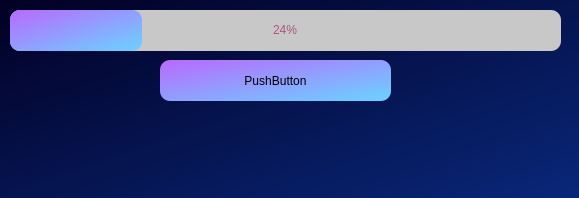
<?xml version="1.0" encoding="UTF-8"?>
<ui version="4.0">
 <class>MainWindow</class>
 <widget class="QMainWindow" name="MainWindow">
  <property name="geometry">
   <rect>
    <x>0</x>
    <y>0</y>
    <width>579</width>
    <height>198</height>
   </rect>
  </property>
  <property name="windowTitle">
   <string>MainWindow</string>
  </property>
  <property name="styleSheet">
   <string notr="true">background-color: qlineargradient(spread: pad, x1:0, y1:0, x2:1, y2:1, stop: 0 rgba(2,0,36,1), stop: 1  rgba(9,39,121,1));</string>
  </property>
  <widget class="QWidget" name="centralwidget">
   <widget class="QProgressBar" name="progressBar">
    <property name="geometry">
     <rect>
      <x>10</x>
      <y>10</y>
      <width>551</width>
      <height>41</height>
     </rect>
    </property>
    <property name="styleSheet">
     <string notr="true">QProgressBar {
	background-color: rgb(200, 200, 200);
	color: rgb(170, 85, 127);
	border-radius: 10px;
	border-style: solid;
	text-align: center;
	font: 14pt &quot;Arial&quot;;
}

QProgressBar::chunk {
	border-radius: 10px;
	background-color: qlineargradient(spread: pad, x1:0, y1:0, x2:1, y2:1, stop: 0 rgba(185, 105, 254, 255), stop: 1  rgba(106, 211, 255, 255));
}</string>
    </property>
    <property name="value">
     <number>24</number>
    </property>
   </widget>
   <widget class="QPushButton" name="pushButton">
    <property name="geometry">
     <rect>
      <x>160</x>
      <y>60</y>
      <width>231</width>
      <height>41</height>
     </rect>
    </property>
    <property name="styleSheet">
     <string notr="true">QPushButton {
	border-radius: 10px;
	background-color: qlineargradient(spread: pad, x1:0, y1:0, x2:1, y2:1, stop: 0 rgba(185, 105, 254, 255), stop: 1  rgba(106, 211, 255, 255));
}

QPushButton:pressed {
    background-color: qlineargradient(spread: pad, x1:0, y1:0, x2:1, y2:1, stop: 0 rgba(255, 98, 0, 255), stop: 1  rgba(253, 183, 119, 255));
	border-color: rgb(0, 0, 0);
	border-width : 1.2px;
	border-style:inset;
}</string>
    </property>
    <property name="text">
     <string>PushButton</string>
    </property>
   </widget>
  </widget>
 </widget>
 <resources/>
 <connections/>
</ui>
